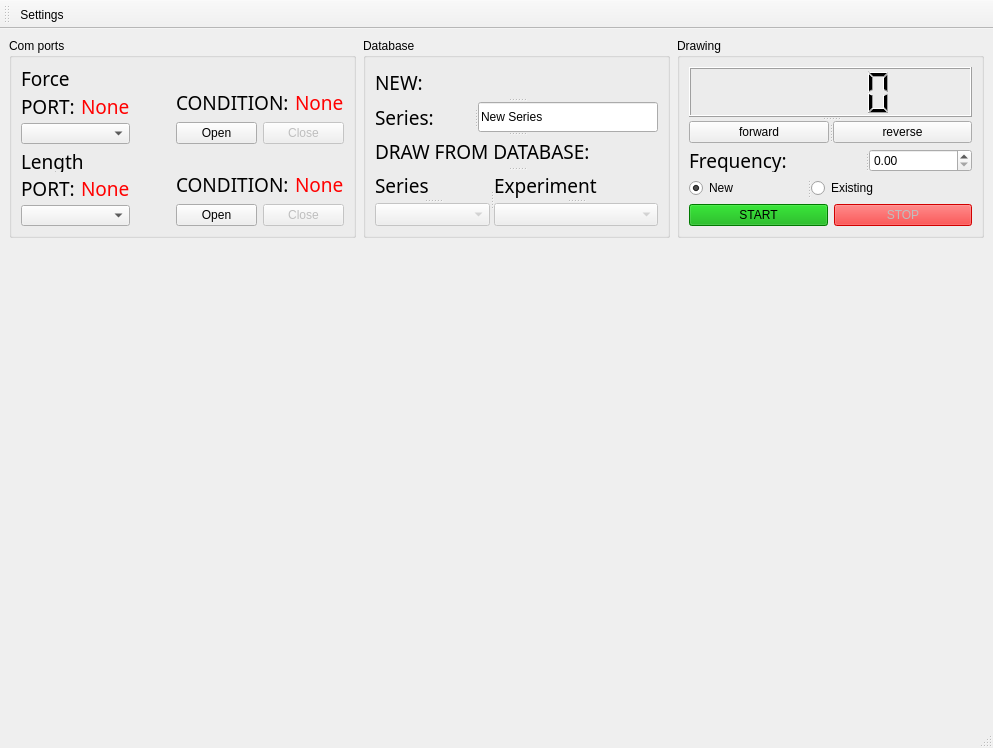
<?xml version="1.0" encoding="UTF-8"?>
<ui version="4.0">
 <class>MainWindow</class>
 <widget class="QMainWindow" name="MainWindow">
  <property name="geometry">
   <rect>
    <x>0</x>
    <y>0</y>
    <width>993</width>
    <height>748</height>
   </rect>
  </property>
  <property name="windowTitle">
   <string>MainWindow</string>
  </property>
  <widget class="QWidget" name="centralwidget">
   <layout class="QVBoxLayout" name="verticalLayout_11">
    <item>
     <layout class="QVBoxLayout" name="verticalLayout_10">
      <property name="sizeConstraint">
       <enum>QLayout::SetDefaultConstraint</enum>
      </property>
      <item>
       <layout class="QHBoxLayout" name="horizontalLayout_14">
        <property name="spacing">
         <number>7</number>
        </property>
        <property name="sizeConstraint">
         <enum>QLayout::SetDefaultConstraint</enum>
        </property>
        <property name="bottomMargin">
         <number>20</number>
        </property>
        <item>
         <widget class="QGroupBox" name="groupBox">
          <property name="maximumSize">
           <size>
            <width>16777215</width>
            <height>200</height>
           </size>
          </property>
          <property name="title">
           <string>Com ports</string>
          </property>
          <layout class="QHBoxLayout" name="horizontalLayout_11">
           <item>
            <layout class="QVBoxLayout" name="verticalLayout_5">
             <item>
              <layout class="QHBoxLayout" name="horizontalLayout_4">
               <property name="sizeConstraint">
                <enum>QLayout::SetDefaultConstraint</enum>
               </property>
               <item>
                <layout class="QVBoxLayout" name="verticalLayout">
                 <item>
                  <widget class="QLabel" name="taskForce">
                   <property name="font">
                    <font>
                     <family>Agency FB</family>
                     <pointsize>14</pointsize>
                    </font>
                   </property>
                   <property name="text">
                    <string>Force</string>
                   </property>
                  </widget>
                 </item>
                 <item>
                  <layout class="QHBoxLayout" name="horizontalLayout">
                   <item>
                    <widget class="QLabel" name="portForce">
                     <property name="font">
                      <font>
                       <family>Agency FB</family>
                       <pointsize>14</pointsize>
                      </font>
                     </property>
                     <property name="text">
                      <string>PORT:</string>
                     </property>
                    </widget>
                   </item>
                   <item>
                    <widget class="QLabel" name="labelPortForce">
                     <property name="font">
                      <font>
                       <family>Agency FB</family>
                       <pointsize>14</pointsize>
                      </font>
                     </property>
                     <property name="styleSheet">
                      <string notr="true">color: rgb(255, 0, 0);</string>
                     </property>
                     <property name="text">
                      <string>None</string>
                     </property>
                    </widget>
                   </item>
                  </layout>
                 </item>
                 <item>
                  <widget class="QComboBox" name="comLForce"/>
                 </item>
                </layout>
               </item>
               <item>
                <spacer name="horizontalSpacer">
                 <property name="orientation">
                  <enum>Qt::Horizontal</enum>
                 </property>
                 <property name="sizeType">
                  <enum>QSizePolicy::Maximum</enum>
                 </property>
                 <property name="sizeHint" stdset="0">
                  <size>
                   <width>40</width>
                   <height>20</height>
                  </size>
                 </property>
                </spacer>
               </item>
               <item>
                <layout class="QVBoxLayout" name="verticalLayout_2">
                 <item>
                  <spacer name="verticalSpacer">
                   <property name="orientation">
                    <enum>Qt::Vertical</enum>
                   </property>
                   <property name="sizeType">
                    <enum>QSizePolicy::Maximum</enum>
                   </property>
                   <property name="sizeHint" stdset="0">
                    <size>
                     <width>20</width>
                     <height>40</height>
                    </size>
                   </property>
                  </spacer>
                 </item>
                 <item>
                  <layout class="QHBoxLayout" name="horizontalLayout_2">
                   <item>
                    <widget class="QLabel" name="conditionForce">
                     <property name="font">
                      <font>
                       <family>Agency FB</family>
                       <pointsize>14</pointsize>
                      </font>
                     </property>
                     <property name="text">
                      <string>CONDITION:</string>
                     </property>
                    </widget>
                   </item>
                   <item>
                    <widget class="QLabel" name="labelConditionForce">
                     <property name="font">
                      <font>
                       <family>Agency FB</family>
                       <pointsize>14</pointsize>
                      </font>
                     </property>
                     <property name="styleSheet">
                      <string notr="true">color: rgb(255, 0, 0);</string>
                     </property>
                     <property name="text">
                      <string>None</string>
                     </property>
                    </widget>
                   </item>
                  </layout>
                 </item>
                 <item>
                  <layout class="QHBoxLayout" name="horizontalLayout_3">
                   <item>
                    <widget class="QPushButton" name="openBForce">
                     <property name="text">
                      <string>Open</string>
                     </property>
                    </widget>
                   </item>
                   <item>
                    <widget class="QPushButton" name="closeBForce">
                     <property name="enabled">
                      <bool>false</bool>
                     </property>
                     <property name="text">
                      <string>Close</string>
                     </property>
                    </widget>
                   </item>
                  </layout>
                 </item>
                </layout>
               </item>
              </layout>
             </item>
             <item>
              <layout class="QHBoxLayout" name="horizontalLayout_8">
               <item>
                <layout class="QVBoxLayout" name="verticalLayout_3">
                 <item>
                  <widget class="QLabel" name="taskLength">
                   <property name="font">
                    <font>
                     <family>Agency FB</family>
                     <pointsize>14</pointsize>
                    </font>
                   </property>
                   <property name="text">
                    <string>Length</string>
                   </property>
                  </widget>
                 </item>
                 <item>
                  <layout class="QHBoxLayout" name="horizontalLayout_5">
                   <item>
                    <widget class="QLabel" name="portLength">
                     <property name="font">
                      <font>
                       <family>Agency FB</family>
                       <pointsize>14</pointsize>
                      </font>
                     </property>
                     <property name="text">
                      <string>PORT:</string>
                     </property>
                    </widget>
                   </item>
                   <item>
                    <widget class="QLabel" name="labelPortLength">
                     <property name="font">
                      <font>
                       <family>Agency FB</family>
                       <pointsize>14</pointsize>
                      </font>
                     </property>
                     <property name="styleSheet">
                      <string notr="true">color: rgb(255, 0, 0);</string>
                     </property>
                     <property name="text">
                      <string>None</string>
                     </property>
                    </widget>
                   </item>
                  </layout>
                 </item>
                 <item>
                  <widget class="QComboBox" name="comLLength"/>
                 </item>
                </layout>
               </item>
               <item>
                <spacer name="horizontalSpacer_2">
                 <property name="orientation">
                  <enum>Qt::Horizontal</enum>
                 </property>
                 <property name="sizeType">
                  <enum>QSizePolicy::Maximum</enum>
                 </property>
                 <property name="sizeHint" stdset="0">
                  <size>
                   <width>40</width>
                   <height>20</height>
                  </size>
                 </property>
                </spacer>
               </item>
               <item>
                <layout class="QVBoxLayout" name="verticalLayout_4">
                 <item>
                  <spacer name="verticalSpacer_2">
                   <property name="orientation">
                    <enum>Qt::Vertical</enum>
                   </property>
                   <property name="sizeType">
                    <enum>QSizePolicy::Maximum</enum>
                   </property>
                   <property name="sizeHint" stdset="0">
                    <size>
                     <width>20</width>
                     <height>40</height>
                    </size>
                   </property>
                  </spacer>
                 </item>
                 <item>
                  <layout class="QHBoxLayout" name="horizontalLayout_6">
                   <item>
                    <widget class="QLabel" name="conditionLength">
                     <property name="font">
                      <font>
                       <family>Agency FB</family>
                       <pointsize>14</pointsize>
                      </font>
                     </property>
                     <property name="text">
                      <string>CONDITION:</string>
                     </property>
                    </widget>
                   </item>
                   <item>
                    <widget class="QLabel" name="labelConditionLength">
                     <property name="font">
                      <font>
                       <family>Agency FB</family>
                       <pointsize>14</pointsize>
                      </font>
                     </property>
                     <property name="styleSheet">
                      <string notr="true">color: rgb(255, 0, 0);</string>
                     </property>
                     <property name="text">
                      <string>None</string>
                     </property>
                    </widget>
                   </item>
                  </layout>
                 </item>
                 <item>
                  <layout class="QHBoxLayout" name="horizontalLayout_7">
                   <item>
                    <widget class="QPushButton" name="openBLength">
                     <property name="text">
                      <string>Open</string>
                     </property>
                    </widget>
                   </item>
                   <item>
                    <widget class="QPushButton" name="closeBLength">
                     <property name="enabled">
                      <bool>false</bool>
                     </property>
                     <property name="text">
                      <string>Close</string>
                     </property>
                    </widget>
                   </item>
                  </layout>
                 </item>
                </layout>
               </item>
              </layout>
             </item>
            </layout>
           </item>
          </layout>
         </widget>
        </item>
        <item>
         <widget class="QGroupBox" name="groupBox_2">
          <property name="maximumSize">
           <size>
            <width>16777215</width>
            <height>200</height>
           </size>
          </property>
          <property name="title">
           <string>Database</string>
          </property>
          <layout class="QVBoxLayout" name="verticalLayout_7">
           <item>
            <widget class="QSplitter" name="splitter_12">
             <property name="orientation">
              <enum>Qt::Vertical</enum>
             </property>
             <widget class="QLabel" name="NDB">
              <property name="font">
               <font>
                <family>Agency FB</family>
                <pointsize>14</pointsize>
               </font>
              </property>
              <property name="text">
               <string>NEW:</string>
              </property>
             </widget>
             <widget class="QSplitter" name="splitter_7">
              <property name="orientation">
               <enum>Qt::Horizontal</enum>
              </property>
              <widget class="QLabel" name="labelSet">
               <property name="font">
                <font>
                 <family>Agency FB</family>
                 <pointsize>14</pointsize>
                </font>
               </property>
               <property name="text">
                <string>Series:</string>
               </property>
              </widget>
              <widget class="QLineEdit" name="lineSeries">
               <property name="text">
                <string>New Series</string>
               </property>
              </widget>
             </widget>
             <widget class="QLabel" name="DFD">
              <property name="font">
               <font>
                <family>Agency FB</family>
                <pointsize>14</pointsize>
               </font>
              </property>
              <property name="text">
               <string>DRAW FROM DATABASE:</string>
              </property>
             </widget>
             <widget class="QSplitter" name="splitter_6">
              <property name="orientation">
               <enum>Qt::Horizontal</enum>
              </property>
              <widget class="QSplitter" name="splitter">
               <property name="orientation">
                <enum>Qt::Vertical</enum>
               </property>
               <widget class="QLabel" name="drawFromDatabase">
                <property name="font">
                 <font>
                  <family>Agency FB</family>
                  <pointsize>14</pointsize>
                 </font>
                </property>
                <property name="text">
                 <string>Series</string>
                </property>
               </widget>
               <widget class="QComboBox" name="comSeries">
                <property name="enabled">
                 <bool>false</bool>
                </property>
               </widget>
              </widget>
              <widget class="QSplitter" name="splitter_5">
               <property name="orientation">
                <enum>Qt::Vertical</enum>
               </property>
               <widget class="QLabel" name="drawFromDatabase_2">
                <property name="font">
                 <font>
                  <family>Agency FB</family>
                  <pointsize>14</pointsize>
                 </font>
                </property>
                <property name="text">
                 <string>Experiment</string>
                </property>
               </widget>
               <widget class="QComboBox" name="comExperiment">
                <property name="enabled">
                 <bool>false</bool>
                </property>
               </widget>
              </widget>
             </widget>
            </widget>
           </item>
          </layout>
         </widget>
        </item>
        <item>
         <widget class="QGroupBox" name="groupBox_3">
          <property name="maximumSize">
           <size>
            <width>16777215</width>
            <height>200</height>
           </size>
          </property>
          <property name="title">
           <string>Drawing</string>
          </property>
          <layout class="QHBoxLayout" name="horizontalLayout_12">
           <item>
            <widget class="QSplitter" name="splitter_11">
             <property name="orientation">
              <enum>Qt::Vertical</enum>
             </property>
             <widget class="QLCDNumber" name="lcdN">
              <property name="minimumSize">
               <size>
                <width>0</width>
                <height>50</height>
               </size>
              </property>
             </widget>
             <widget class="QWidget" name="layoutWidget">
              <layout class="QVBoxLayout" name="verticalLayout_6">
               <item>
                <widget class="QSplitter" name="splitter_8">
                 <property name="orientation">
                  <enum>Qt::Horizontal</enum>
                 </property>
                 <widget class="QPushButton" name="forwardButton">
                  <property name="text">
                   <string>forward</string>
                  </property>
                 </widget>
                 <widget class="QPushButton" name="reverseButton">
                  <property name="text">
                   <string>reverse</string>
                  </property>
                 </widget>
                </widget>
               </item>
               <item>
                <widget class="QSplitter" name="splitter_10">
                 <property name="orientation">
                  <enum>Qt::Horizontal</enum>
                 </property>
                 <widget class="QLabel" name="label_4">
                  <property name="font">
                   <font>
                    <family>Agency FB</family>
                    <pointsize>14</pointsize>
                   </font>
                  </property>
                  <property name="text">
                   <string>Frequency:</string>
                  </property>
                 </widget>
                 <widget class="QDoubleSpinBox" name="spinFrequency"/>
                </widget>
               </item>
               <item>
                <widget class="QSplitter" name="splitter_9">
                 <property name="orientation">
                  <enum>Qt::Horizontal</enum>
                 </property>
                 <widget class="QRadioButton" name="radioNew">
                  <property name="text">
                   <string>New</string>
                  </property>
                  <property name="checked">
                   <bool>true</bool>
                  </property>
                 </widget>
                 <widget class="QRadioButton" name="radioExisting">
                  <property name="text">
                   <string>Existing</string>
                  </property>
                 </widget>
                </widget>
               </item>
               <item>
                <layout class="QHBoxLayout" name="horizontalLayout_9">
                 <item>
                  <widget class="QPushButton" name="drawB">
                   <property name="enabled">
                    <bool>true</bool>
                   </property>
                   <property name="styleSheet">
                    <string notr="true">background-color: rgb(0, 170, 0);</string>
                   </property>
                   <property name="text">
                    <string>START</string>
                   </property>
                  </widget>
                 </item>
                 <item>
                  <widget class="QPushButton" name="stopDB">
                   <property name="enabled">
                    <bool>false</bool>
                   </property>
                   <property name="styleSheet">
                    <string notr="true">background-color: rgb(255, 0, 0);</string>
                   </property>
                   <property name="text">
                    <string>STOP</string>
                   </property>
                  </widget>
                 </item>
                </layout>
               </item>
              </layout>
             </widget>
            </widget>
           </item>
          </layout>
         </widget>
        </item>
       </layout>
      </item>
      <item>
       <widget class="QCustomPlot" name="wGraphic" native="true">
        <property name="minimumSize">
         <size>
          <width>0</width>
          <height>240</height>
         </size>
        </property>
       </widget>
      </item>
     </layout>
    </item>
   </layout>
  </widget>
  <widget class="QMenuBar" name="menubar">
   <property name="geometry">
    <rect>
     <x>0</x>
     <y>0</y>
     <width>993</width>
     <height>26</height>
    </rect>
   </property>
  </widget>
  <widget class="QStatusBar" name="statusbar"/>
  <widget class="QToolBar" name="toolBar">
   <property name="windowTitle">
    <string>toolBar</string>
   </property>
   <attribute name="toolBarArea">
    <enum>TopToolBarArea</enum>
   </attribute>
   <attribute name="toolBarBreak">
    <bool>false</bool>
   </attribute>
   <addaction name="clickTheSettings"/>
  </widget>
  <action name="clickTheSettings">
   <property name="text">
    <string>Settings</string>
   </property>
   <property name="toolTip">
    <string>to run the machine</string>
   </property>
  </action>
 </widget>
 <customwidgets>
  <customwidget>
   <class>QCustomPlot</class>
   <extends>QWidget</extends>
   <header>qcustomplot.h</header>
   <container>1</container>
  </customwidget>
 </customwidgets>
 <resources/>
 <connections/>
</ui>
